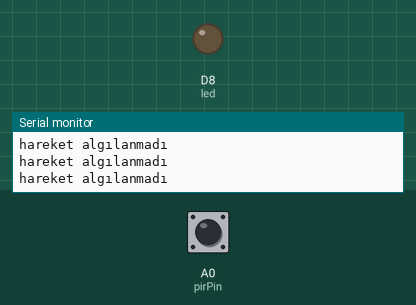
Simulated run of this sketch. Board: ESP8266 (NodeMCU). Shown: output pins drawn as LEDs (lit = HIGH), the last lines printed to the serial monitor. Dashed ring = blinking. Inputs (shaded band) come from the test bench; at power-on: A0 (pirPin) LOW.

Above: at 1.2 s.
1.3 s: A0 (pirPin) driven HIGH
At 2.2 s:
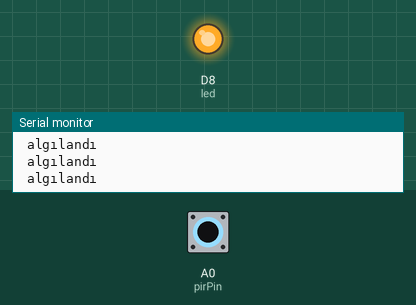
2.8 s: A0 (pirPin) driven LOW
At 3.2 s:
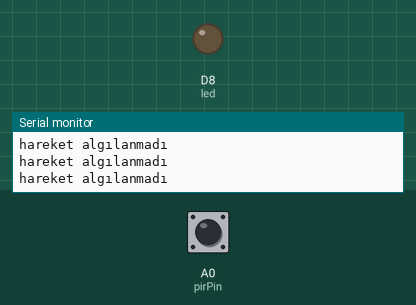
4.3 s: A0 (pirPin) pulsed HIGH 5 times (0.12 s each, 0.3 s apart)
At 4.66 s:
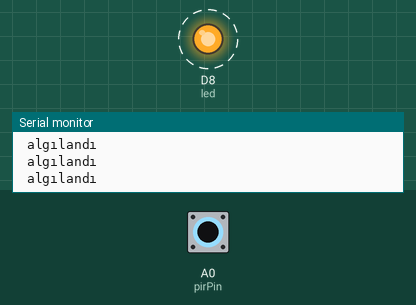
Timing chart, 0 to 7.3 s (numbered marks = the images above; inputs shaded):
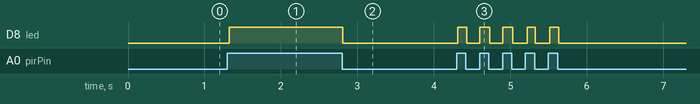

Measured:
- after the input at 1.3 s, D8 (led): LOW → HIGH at once
- after the input at 2.8 s, D8 (led): HIGH → LOW at once
- after the input at 4.3 s, D8 (led): alternates HIGH for 0.12 s and LOW for 0.18 s, 10 changes in all, then stays LOW, starting at once

The sketch:

PIR_SENS.ino
```cpp
//hareket algılanınca led yanıyor ,koridorlara döşenen otomatık aydınlatma
const int led = D8;
const int pirPin = A0;
int pirDeger;

void setup() {
pinMode(pirPin, INPUT);
pinMode(led, OUTPUT);
Serial.begin(9600);

}

void loop() {

pirDeger = digitalRead(pirPin);
if (pirDeger == HIGH) // hareket algılandığında
{
digitalWrite(led, HIGH);
Serial.println(" algılandı");
}
if (pirDeger == LOW) // hareket algılanmadığında
{
digitalWrite(led, LOW);
Serial.println("hareket algılanmadı");
}
}
```
